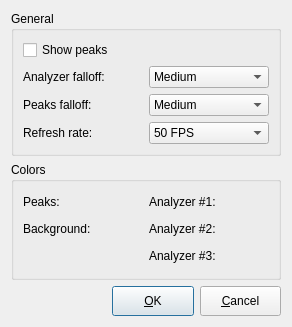
<ui version="4.0" >
 <class>SettingsDialog</class>
 <widget class="QDialog" name="SettingsDialog" >
  <property name="geometry" >
   <rect>
    <x>0</x>
    <y>0</y>
    <width>292</width>
    <height>327</height>
   </rect>
  </property>
  <property name="windowTitle" >
   <string>Analyzer Plugin Settings</string>
  </property>
  <layout class="QGridLayout" >
   <item row="0" column="0" colspan="3" >
    <widget class="QGroupBox" name="groupBox_2" >
     <property name="sizePolicy" >
      <sizepolicy vsizetype="Minimum" hsizetype="Preferred" >
       <horstretch>0</horstretch>
       <verstretch>0</verstretch>
      </sizepolicy>
     </property>
     <property name="title" >
      <string>General</string>
     </property>
     <layout class="QGridLayout" >
      <item row="0" column="0" >
       <widget class="QCheckBox" name="peaksCheckBox" >
        <property name="layoutDirection" >
         <enum>Qt::LeftToRight</enum>
        </property>
        <property name="text" >
         <string>Show peaks</string>
        </property>
       </widget>
      </item>
      <item row="1" column="0" >
       <widget class="QLabel" name="label_10" >
        <property name="text" >
         <string>Analyzer falloff:</string>
        </property>
        <property name="alignment" >
         <set>Qt::AlignLeading|Qt::AlignLeft|Qt::AlignVCenter</set>
        </property>
       </widget>
      </item>
      <item row="1" column="1" >
       <widget class="QComboBox" name="analyzerComboBox" >
        <property name="currentIndex" >
         <number>2</number>
        </property>
        <item>
         <property name="text" >
          <string>Slowest</string>
         </property>
        </item>
        <item>
         <property name="text" >
          <string>Slow</string>
         </property>
        </item>
        <item>
         <property name="text" >
          <string>Medium</string>
         </property>
        </item>
        <item>
         <property name="text" >
          <string>Fast</string>
         </property>
        </item>
        <item>
         <property name="text" >
          <string>Fastest</string>
         </property>
        </item>
       </widget>
      </item>
      <item row="2" column="0" >
       <widget class="QLabel" name="label_9" >
        <property name="text" >
         <string>Peaks falloff:</string>
        </property>
        <property name="alignment" >
         <set>Qt::AlignLeading|Qt::AlignLeft|Qt::AlignVCenter</set>
        </property>
       </widget>
      </item>
      <item row="2" column="1" >
       <widget class="QComboBox" name="peaksComboBox" >
        <property name="currentIndex" >
         <number>2</number>
        </property>
        <item>
         <property name="text" >
          <string>Slowest</string>
         </property>
        </item>
        <item>
         <property name="text" >
          <string>Slow</string>
         </property>
        </item>
        <item>
         <property name="text" >
          <string>Medium</string>
         </property>
        </item>
        <item>
         <property name="text" >
          <string>Fast</string>
         </property>
        </item>
        <item>
         <property name="text" >
          <string>Fastest</string>
         </property>
        </item>
       </widget>
      </item>
      <item row="3" column="0" >
       <widget class="QLabel" name="label_11" >
        <property name="text" >
         <string>Refresh rate:</string>
        </property>
        <property name="alignment" >
         <set>Qt::AlignLeading|Qt::AlignLeft|Qt::AlignVCenter</set>
        </property>
       </widget>
      </item>
      <item row="3" column="1" >
       <widget class="QComboBox" name="fpsComboBox" >
        <property name="currentIndex" >
         <number>0</number>
        </property>
        <item>
         <property name="text" >
          <string>50 FPS</string>
         </property>
        </item>
        <item>
         <property name="text" >
          <string>25 FPS</string>
         </property>
        </item>
        <item>
         <property name="text" >
          <string>10 FPS</string>
         </property>
        </item>
        <item>
         <property name="text" >
          <string>5 FPS</string>
         </property>
        </item>
       </widget>
      </item>
     </layout>
    </widget>
   </item>
   <item row="1" column="0" colspan="3" >
    <widget class="QGroupBox" name="groupBox" >
     <property name="sizePolicy" >
      <sizepolicy vsizetype="MinimumExpanding" hsizetype="Preferred" >
       <horstretch>0</horstretch>
       <verstretch>0</verstretch>
      </sizepolicy>
     </property>
     <property name="title" >
      <string>Colors</string>
     </property>
     <layout class="QGridLayout" >
      <item row="0" column="0" >
       <widget class="QLabel" name="label_4" >
        <property name="text" >
         <string>Peaks:</string>
        </property>
        <property name="alignment" >
         <set>Qt::AlignLeading|Qt::AlignLeft|Qt::AlignVCenter</set>
        </property>
       </widget>
      </item>
      <item row="0" column="1" >
       <widget class="ColorWidget" native="1" name="peakColorWidget" >
        <property name="sizePolicy" >
         <sizepolicy vsizetype="Fixed" hsizetype="Fixed" >
          <horstretch>0</horstretch>
          <verstretch>0</verstretch>
         </sizepolicy>
        </property>
        <property name="maximumSize" >
         <size>
          <width>20</width>
          <height>20</height>
         </size>
        </property>
       </widget>
      </item>
      <item row="0" column="2" >
       <widget class="QLabel" name="label_6" >
        <property name="text" >
         <string>Analyzer #1:</string>
        </property>
        <property name="alignment" >
         <set>Qt::AlignLeading|Qt::AlignLeft|Qt::AlignVCenter</set>
        </property>
       </widget>
      </item>
      <item row="0" column="3" >
       <widget class="ColorWidget" native="1" name="colorWidget1" >
        <property name="sizePolicy" >
         <sizepolicy vsizetype="Fixed" hsizetype="Fixed" >
          <horstretch>0</horstretch>
          <verstretch>0</verstretch>
         </sizepolicy>
        </property>
        <property name="maximumSize" >
         <size>
          <width>20</width>
          <height>20</height>
         </size>
        </property>
       </widget>
      </item>
      <item row="1" column="0" >
       <widget class="QLabel" name="label_5" >
        <property name="text" >
         <string>Background:</string>
        </property>
        <property name="alignment" >
         <set>Qt::AlignLeading|Qt::AlignLeft|Qt::AlignVCenter</set>
        </property>
       </widget>
      </item>
      <item row="1" column="1" >
       <widget class="ColorWidget" native="1" name="bgColorWidget" >
        <property name="sizePolicy" >
         <sizepolicy vsizetype="Fixed" hsizetype="Fixed" >
          <horstretch>0</horstretch>
          <verstretch>0</verstretch>
         </sizepolicy>
        </property>
        <property name="maximumSize" >
         <size>
          <width>20</width>
          <height>20</height>
         </size>
        </property>
       </widget>
      </item>
      <item row="1" column="2" >
       <widget class="QLabel" name="label_7" >
        <property name="text" >
         <string>Analyzer #2:</string>
        </property>
        <property name="alignment" >
         <set>Qt::AlignLeading|Qt::AlignLeft|Qt::AlignVCenter</set>
        </property>
       </widget>
      </item>
      <item row="1" column="3" >
       <widget class="ColorWidget" native="1" name="colorWidget2" >
        <property name="sizePolicy" >
         <sizepolicy vsizetype="Fixed" hsizetype="Fixed" >
          <horstretch>0</horstretch>
          <verstretch>0</verstretch>
         </sizepolicy>
        </property>
        <property name="maximumSize" >
         <size>
          <width>20</width>
          <height>20</height>
         </size>
        </property>
       </widget>
      </item>
      <item row="2" column="0" colspan="2" >
       <spacer>
        <property name="orientation" >
         <enum>Qt::Horizontal</enum>
        </property>
        <property name="sizeHint" >
         <size>
          <width>111</width>
          <height>20</height>
         </size>
        </property>
       </spacer>
      </item>
      <item row="2" column="2" >
       <widget class="QLabel" name="label_8" >
        <property name="text" >
         <string>Analyzer #3:</string>
        </property>
        <property name="alignment" >
         <set>Qt::AlignLeading|Qt::AlignLeft|Qt::AlignVCenter</set>
        </property>
       </widget>
      </item>
      <item row="2" column="3" >
       <widget class="ColorWidget" native="1" name="colorWidget3" >
        <property name="sizePolicy" >
         <sizepolicy vsizetype="Fixed" hsizetype="Fixed" >
          <horstretch>0</horstretch>
          <verstretch>0</verstretch>
         </sizepolicy>
        </property>
        <property name="maximumSize" >
         <size>
          <width>20</width>
          <height>20</height>
         </size>
        </property>
       </widget>
      </item>
     </layout>
    </widget>
   </item>
   <item row="2" column="0" >
    <spacer>
     <property name="orientation" >
      <enum>Qt::Horizontal</enum>
     </property>
     <property name="sizeType" >
      <enum>QSizePolicy::Minimum</enum>
     </property>
     <property name="sizeHint" >
      <size>
       <width>95</width>
       <height>29</height>
      </size>
     </property>
    </spacer>
   </item>
   <item row="2" column="1" >
    <widget class="QPushButton" name="okButton" >
     <property name="sizePolicy" >
      <sizepolicy vsizetype="Expanding" hsizetype="Preferred" >
       <horstretch>0</horstretch>
       <verstretch>0</verstretch>
      </sizepolicy>
     </property>
     <property name="maximumSize" >
      <size>
       <width>16777215</width>
       <height>30</height>
      </size>
     </property>
     <property name="text" >
      <string>&amp;OK</string>
     </property>
    </widget>
   </item>
   <item row="2" column="2" >
    <widget class="QPushButton" name="cancelButton" >
     <property name="sizePolicy" >
      <sizepolicy vsizetype="Minimum" hsizetype="Preferred" >
       <horstretch>0</horstretch>
       <verstretch>0</verstretch>
      </sizepolicy>
     </property>
     <property name="maximumSize" >
      <size>
       <width>16777215</width>
       <height>30</height>
      </size>
     </property>
     <property name="text" >
      <string>&amp;Cancel</string>
     </property>
    </widget>
   </item>
  </layout>
 </widget>
 <customwidgets>
  <customwidget>
   <class>ColorWidget</class>
   <extends>QWidget</extends>
   <header>colorwidget.h</header>
   <container>1</container>
  </customwidget>
 </customwidgets>
 <resources/>
 <connections>
  <connection>
   <sender>cancelButton</sender>
   <signal>clicked()</signal>
   <receiver>SettingsDialog</receiver>
   <slot>reject()</slot>
   <hints>
    <hint type="sourcelabel" >
     <x>220</x>
     <y>286</y>
    </hint>
    <hint type="destinationlabel" >
     <x>276</x>
     <y>309</y>
    </hint>
   </hints>
  </connection>
 </connections>
</ui>
